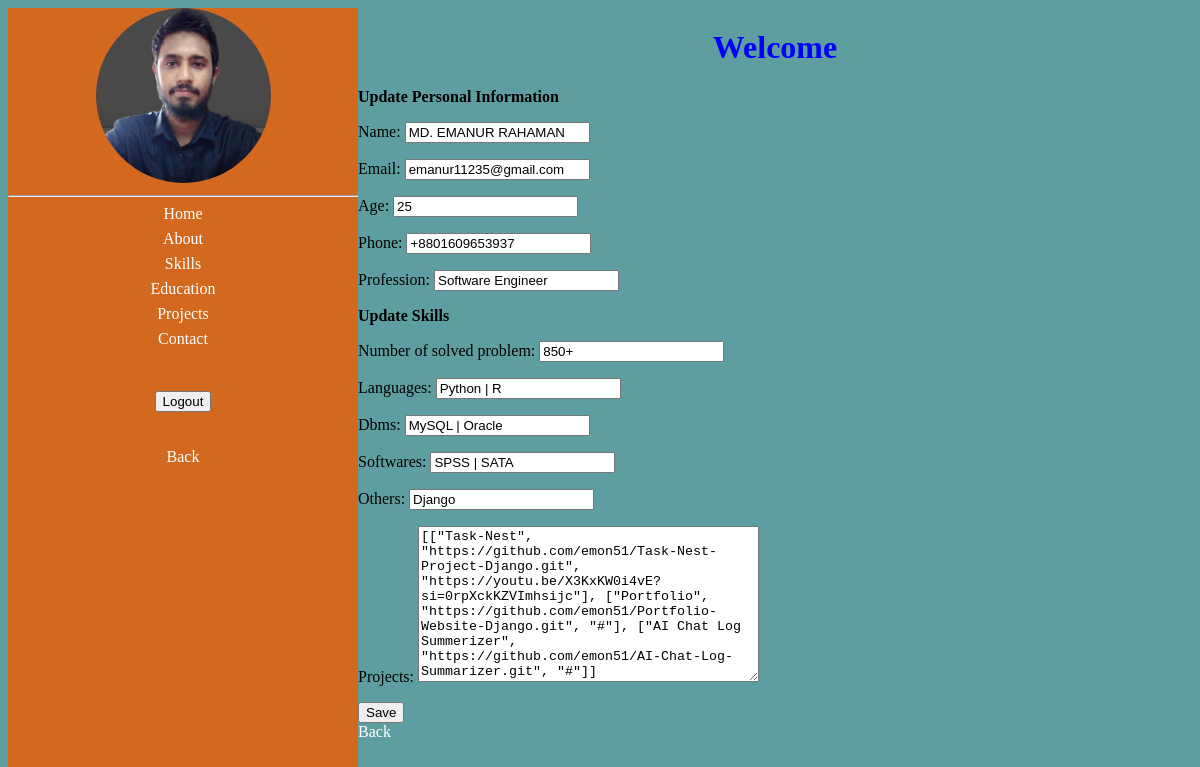
/update-data/ (signed in), run on the app's committed database.
### about_me_app/models.py (models this page shows, shortened)
class About(models.Model):
    name = models.CharField(max_length = 100)
    email = models.EmailField()
    age = models.CharField(max_length = 10)
    phone = models.CharField(max_length = 15)
    profession = models.CharField(max_length = 500, default = 'Student')

class Skills(models.Model):
    number_of_solved_problem = models.CharField(max_length = 50, default = '0')
    languages = models.CharField(max_length = 500)
    dbms = models.CharField(max_length = 500)
    softwares = models.CharField(max_length = 500)
    others = models.CharField(max_length = 1000)
    projects = models.JSONField(default = list) #["project_name", "source_code_url", "live_url"]

### about_me_app/views.py (the view)
# urls.py: path('update-data/', views.update_data, name = 'update-data'),
@login_required
def update_data(request):
    try:
        about_instance = About.objects.first()
        skill_instance = Skills.objects.first()
    except:
        return HttpResponse("No data found to update.")
    if request.method == 'POST':
        about_form = AboutForm(request.POST, instance=about_instance)
        skill_form = SkillForm(request.POST, instance=skill_instance)
        if about_form.is_valid() and skill_form.is_valid():
            about_form.save()
            skill_form.save()
            return redirect('home')
    else:
        about_form = AboutForm(instance = about_instance)
        skill_form = SkillForm(instance = skill_instance)
    return render(request, 'html/update_data.html', context={'about_form': about_form, 'skill_form': skill_form})

### about_me_app/forms.py
class AboutForm(ModelForm):
    class Meta:
        model = About
        fields = '__all__'

class SkillForm(ModelForm):
    class Meta:
        model = Skills
        fields = '__all__'

### templates/html/update_data.html (shortened to what this page needs)
{% extends 'html/base.html' %}
{% block content %}
<form method="post">
    <b> Update Personal Information </b>
    {{ about_form.as_p }}
    <b> Update Skills </b>
    {{ skill_form.as_p }}
    <button type="submit"> Save </button>
</form>
<a href="{% url 'home' %}"> Back </a>
{% endblock %}

### templates/static/base.css (style rules this page uses)
body { background: cadetblue; }
a { text-decoration: none; color: white; }

### data on the page
About: name "MD. EMANUR RAHAMAN", email "emanur11235@gmail.com", age "25", phone "+8801609653937", profession "Software Engineer"
Skills: number_of_solved_problem "850+", languages "Python | R", dbms "MySQL | Oracle", softwares "SPSS | SATA", others "Django", projects "[[\"Task-Nest\", \"https://github.com/emon51/Task-Nest-Project-Django.git\", \"https://youtu.be/X3KxKW0i4vE?si=0rpXckKZVImhsijc\"], [\"Portfolio\", \"https://github.com/emon51/Portfolio-Website-Django.git\", \"#\"], [\"AI Chat Log Summerizer\", \"https://github.com/emon51/AI-Chat-Log-Summarizer.git\", \"#\"]]"
